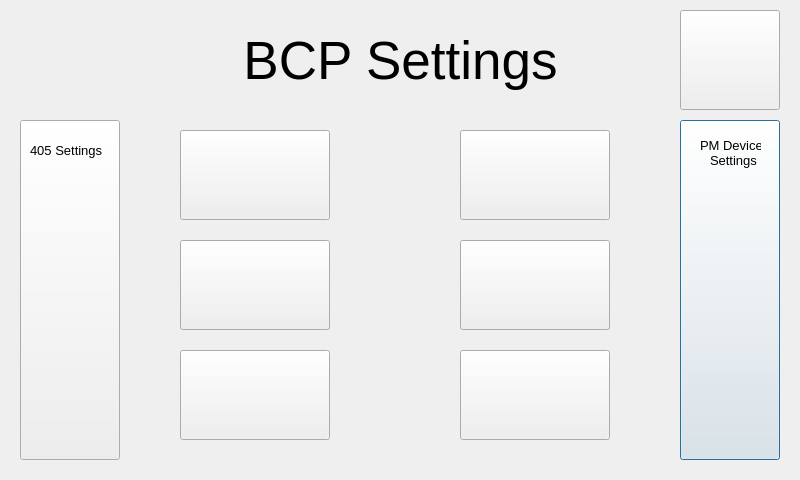
<?xml version="1.0" encoding="UTF-8"?>
<ui version="4.0">
 <class>BCPSettings</class>
 <widget class="QDialog" name="BCPSettings">
  <property name="geometry">
   <rect>
    <x>0</x>
    <y>0</y>
    <width>800</width>
    <height>480</height>
   </rect>
  </property>
  <property name="windowTitle">
   <string>Dialog</string>
  </property>
  <widget class="QPushButton" name="NextRight">
   <property name="geometry">
    <rect>
     <x>680</x>
     <y>120</y>
     <width>100</width>
     <height>340</height>
    </rect>
   </property>
   <property name="text">
    <string/>
   </property>
   <property name="icon">
    <iconset resource="../../resources.qrc">
     <normaloff>:/Buttons/Right_Carrot.jpg</normaloff>:/Buttons/Right_Carrot.jpg</iconset>
   </property>
   <property name="iconSize">
    <size>
     <width>100</width>
     <height>340</height>
    </size>
   </property>
  </widget>
  <widget class="QLabel" name="PMSettings">
   <property name="geometry">
    <rect>
     <x>710</x>
     <y>150</y>
     <width>47</width>
     <height>21</height>
    </rect>
   </property>
   <property name="font">
    <font>
     <pointsize>10</pointsize>
    </font>
   </property>
   <property name="text">
    <string>Settings</string>
   </property>
  </widget>
  <widget class="QLabel" name="PMDevice">
   <property name="geometry">
    <rect>
     <x>700</x>
     <y>130</y>
     <width>61</width>
     <height>31</height>
    </rect>
   </property>
   <property name="font">
    <font>
     <pointsize>10</pointsize>
    </font>
   </property>
   <property name="text">
    <string>PM Device</string>
   </property>
  </widget>
  <widget class="QPushButton" name="cali405">
   <property name="geometry">
    <rect>
     <x>460</x>
     <y>240</y>
     <width>150</width>
     <height>90</height>
    </rect>
   </property>
   <property name="text">
    <string/>
   </property>
   <property name="icon">
    <iconset resource="../../resources.qrc">
     <normaloff>:/Buttons/405nmCalibration.jpg</normaloff>:/Buttons/405nmCalibration.jpg</iconset>
   </property>
   <property name="iconSize">
    <size>
     <width>150</width>
     <height>90</height>
    </size>
   </property>
  </widget>
  <widget class="QPushButton" name="NextLeft">
   <property name="geometry">
    <rect>
     <x>20</x>
     <y>120</y>
     <width>100</width>
     <height>340</height>
    </rect>
   </property>
   <property name="text">
    <string/>
   </property>
   <property name="icon">
    <iconset resource="../../resources.qrc">
     <normaloff>:/Buttons/Left_Carrot.jpg</normaloff>:/Buttons/Left_Carrot.jpg</iconset>
   </property>
   <property name="iconSize">
    <size>
     <width>100</width>
     <height>340</height>
    </size>
   </property>
  </widget>
  <widget class="QPushButton" name="FlowCalibration">
   <property name="geometry">
    <rect>
     <x>180</x>
     <y>350</y>
     <width>150</width>
     <height>90</height>
    </rect>
   </property>
   <property name="text">
    <string/>
   </property>
   <property name="icon">
    <iconset resource="../../resources.qrc">
     <normaloff>:/Buttons/button_flow-calibration.jpg</normaloff>:/Buttons/button_flow-calibration.jpg</iconset>
   </property>
   <property name="iconSize">
    <size>
     <width>150</width>
     <height>90</height>
    </size>
   </property>
  </widget>
  <widget class="QPushButton" name="AdaptiveFilter">
   <property name="geometry">
    <rect>
     <x>180</x>
     <y>130</y>
     <width>150</width>
     <height>90</height>
    </rect>
   </property>
   <property name="text">
    <string/>
   </property>
   <property name="icon">
    <iconset resource="../../resources.qrc">
     <normaloff>:/Buttons/Adaptive_Filter_Setting.jpg</normaloff>:/Buttons/Adaptive_Filter_Setting.jpg</iconset>
   </property>
   <property name="iconSize">
    <size>
     <width>150</width>
     <height>90</height>
    </size>
   </property>
  </widget>
  <widget class="QPushButton" name="Auto_Zero">
   <property name="geometry">
    <rect>
     <x>460</x>
     <y>130</y>
     <width>150</width>
     <height>90</height>
    </rect>
   </property>
   <property name="text">
    <string/>
   </property>
   <property name="icon">
    <iconset resource="../../resources.qrc">
     <normaloff>:/Buttons/AutoZero.jpg</normaloff>:/Buttons/AutoZero.jpg</iconset>
   </property>
   <property name="iconSize">
    <size>
     <width>150</width>
     <height>90</height>
    </size>
   </property>
  </widget>
  <widget class="QPushButton" name="cali880">
   <property name="geometry">
    <rect>
     <x>180</x>
     <y>240</y>
     <width>150</width>
     <height>90</height>
    </rect>
   </property>
   <property name="text">
    <string/>
   </property>
   <property name="icon">
    <iconset resource="../../resources.qrc">
     <normaloff>:/Buttons/button_nm-calibration.jpg</normaloff>:/Buttons/button_nm-calibration.jpg</iconset>
   </property>
   <property name="iconSize">
    <size>
     <width>150</width>
     <height>90</height>
    </size>
   </property>
  </widget>
  <widget class="QLabel" name="BlackCarbon">
   <property name="geometry">
    <rect>
     <x>30</x>
     <y>130</y>
     <width>81</width>
     <height>41</height>
    </rect>
   </property>
   <property name="font">
    <font>
     <pointsize>10</pointsize>
    </font>
   </property>
   <property name="text">
    <string>405 Settings</string>
   </property>
  </widget>
  <widget class="QLabel" name="Main_Settings">
   <property name="geometry">
    <rect>
     <x>0</x>
     <y>10</y>
     <width>801</width>
     <height>101</height>
    </rect>
   </property>
   <property name="font">
    <font>
     <pointsize>40</pointsize>
    </font>
   </property>
   <property name="text">
    <string>BCP Settings</string>
   </property>
   <property name="alignment">
    <set>Qt::AlignCenter</set>
   </property>
  </widget>
  <widget class="QPushButton" name="TP">
   <property name="geometry">
    <rect>
     <x>460</x>
     <y>350</y>
     <width>150</width>
     <height>90</height>
    </rect>
   </property>
   <property name="text">
    <string/>
   </property>
   <property name="icon">
    <iconset resource="../../resources.qrc">
     <normaloff>:/Buttons/button_t-p-correction.jpg</normaloff>:/Buttons/button_t-p-correction.jpg</iconset>
   </property>
   <property name="iconSize">
    <size>
     <width>150</width>
     <height>90</height>
    </size>
   </property>
  </widget>
  <widget class="QPushButton" name="Home_Button">
   <property name="geometry">
    <rect>
     <x>680</x>
     <y>10</y>
     <width>100</width>
     <height>100</height>
    </rect>
   </property>
   <property name="text">
    <string/>
   </property>
   <property name="icon">
    <iconset resource="../../resources.qrc">
     <normaloff>:/Buttons/button_home.jpg</normaloff>:/Buttons/button_home.jpg</iconset>
   </property>
   <property name="iconSize">
    <size>
     <width>100</width>
     <height>100</height>
    </size>
   </property>
  </widget>
 </widget>
 <resources>
  <include location="../../resources.qrc"/>
 </resources>
 <connections/>
</ui>
